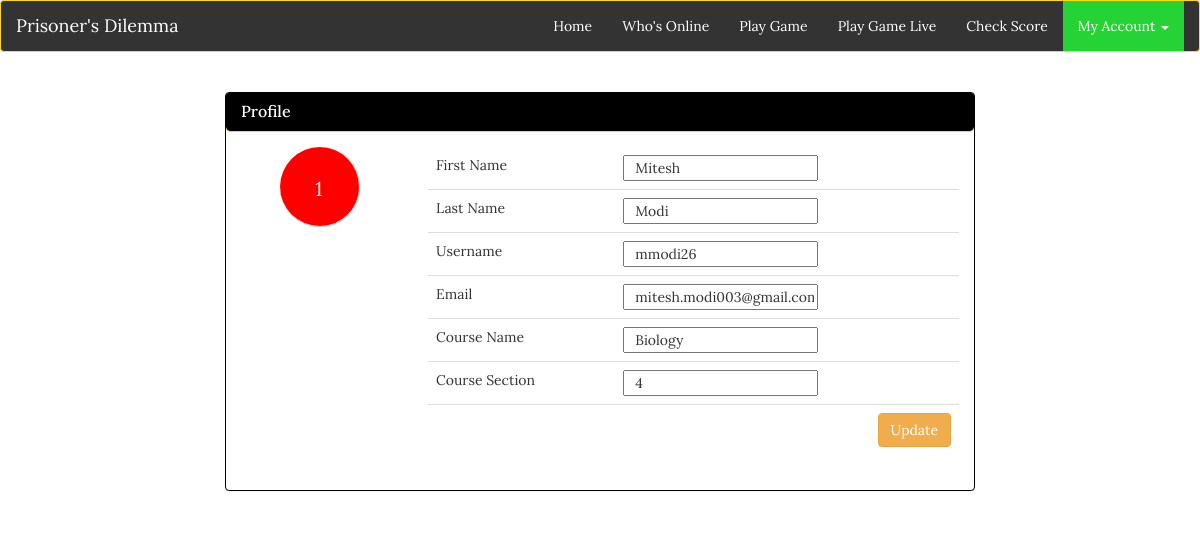
The app's page /edit_profile.php (signed in), older data.
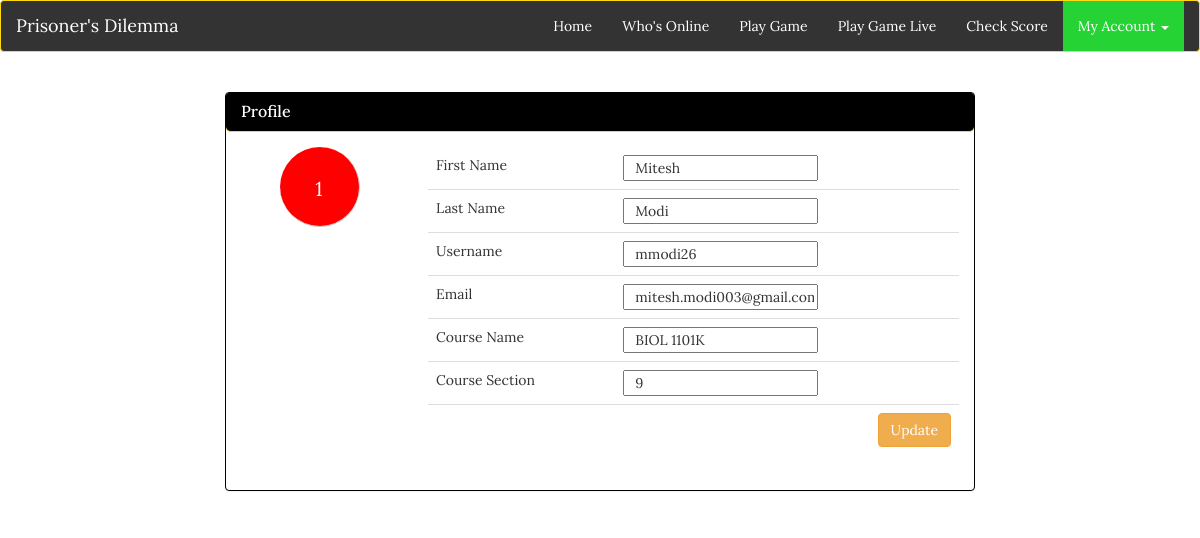
The same page, newer data.
### tables this page shows
CREATE TABLE IF NOT EXISTS `users` (
  `id` int(11) NOT NULL,
  `usernames` varchar(255) NOT NULL,
  `first_name` varchar(255) NOT NULL,
  `last_name` varchar(255) NOT NULL,
  `email` varchar(255) NOT NULL,
  `confirmed_email` varchar(255) NOT NULL,
  `pw` varchar(255) NOT NULL,
  `confirmed_pw` varchar(255) NOT NULL,
  `course` varchar(12) DEFAULT NULL,
  `section` int(2) DEFAULT NULL,
  `online_status` int(1) NOT NULL DEFAULT '0',
  `score` int(3) DEFAULT '0',
  `busy` tinyint(1) NOT NULL,
  `time` timestamp NOT NULL DEFAULT CURRENT_TIMESTAMP,
  `rank` smallint(2) NOT NULL
);

### session.php (called while the page is built, shortened)
<?php
include('connection.php');
$user_check=$_SESSION['login_user'];
$result = $dbc->query("SELECT * from users where usernames='$user_check'");
$row = $result->fetch_assoc();
$login_id=$row['id'];
$login_session =$row['first_name'];
$login_lname=$row['last_name'];
$login_uname=$row['usernames'];
$login_session_email=$row['email'];
$course=$row['course'];
$section=$row['section'];
?>

### edit_profile.php (the view, shortened to what this page needs)
<?php
	include('session.php');
?>
<!doctype html>
<html>
<head>
	<link rel="stylesheet" href="https://maxcdn.bootstrapcdn.com/bootstrap/3.3.5/css/bootstrap.min.css">
	<link href="css/stylesheet.css" rel="stylesheet">
	<link href="css/custom.css" rel="stylesheet">
</head>
<body>
	<header class="navbar navbar-default">
		<div class="container-fluid">
			<div class="navbar-header">
				<a class="navbar-brand" href="index.php">Prisoner's Dilemma</a>
			</div>
			<div class="collapse navbar-collapse" id="collapse">
				<ul class="nav navbar-nav navbar-right">
					<li><a href="index.php">Home</a></li>
					<li><a href="useronline.php">Who's Online</a></li>
					<li><a href="playgame.php">Play Game</a></li>
					<li><a href="playgame_live.php">Play Game Live</a></li>
					<li><a href="#">Check Score</a></li>
					<li class="dropdown active">
						<a href="#" class="dropdown-toggle" data-toggle="dropdown" role="button" aria-haspopup="true" aria-expanded="false">My Account <span class="caret"></span></a>
					</li>
				</ul>
			</div>
		</div>
	</header>
	<div class="container">
		<div class="row">
			<div class="col-xs-12 col-sm-12 col-md-8 col-lg-8 col-xs-offset-0 col-sm-offset-0 col-md-offset-2 col-lg-offset-2 top-margin" >
				<div class="panel panel-info">
					<div class="panel-heading">
						<h3 class="panel-title">Profile</h3>
					</div>
					<div class="panel-body">
						<div class="row">
							<div class="col-sm-3 col-md-3 col-lg-3" align="center">
								<div class="outerContainer red">
									<div class="innerContainer"><br><?php echo $login_id; ?>
									</div>
								</div>
							</div>
							<div class="col-sm-9 col-md-9 col-lg-9 ">
								<table class="table table-user-information">
									<form method="post" action="<?php  echo htmlspecialchars($_SERVER["PHP_SELF"]); ?>">
										<tr>
											<td>First Name</td>
											<td><input type="text" name ="fname" value="<?php echo $login_session ?>" /></td>
										</tr>
											<tr>
											<td>Last Name</td>
											<td><input type="text" name ="lname" value="<?php echo $login_lname; ?>" /></td>
										</tr>
										<tr>
											<td>Username</td>
											<td><input type="text" name ="Username" value="<?php echo $login_uname; ?>" /></td>
										</tr>
										<tr>
											<td>Email</td>
											<td><input type="text" name ="Email" value="<?php echo $login_session_email; ?>" /></td>
										</tr>
										<tr>
											<td>Course Name</td>
											<td><input type="text" name ="CourseName" readonly value="<?php echo $course; ?>" /></td>
										</tr>
										<tr>
											<td>Course Section</td>
											<td><input type="text" name ="Section" readonly value="<?php echo $section; ?>" /></td>
										</tr>
										<tr>
											<td> </td>
											<td>
												<input type="submit" name="submit" value="Update" class="btn btn-default dropdown-toggle btn-warning" style="float:right" id="editbtn" />
											</td>
										</tr>
									</form>
								</table>
							</div>
						</div>
					</div>
				</div>
			</div>
		</div>
	</div>
</body>
</html>

Row changes from the older to the newer data that the page shows:
changed users "Mitesh": CourseName "Biology" → "BIOL 1101K"; Section "4" → "9"
